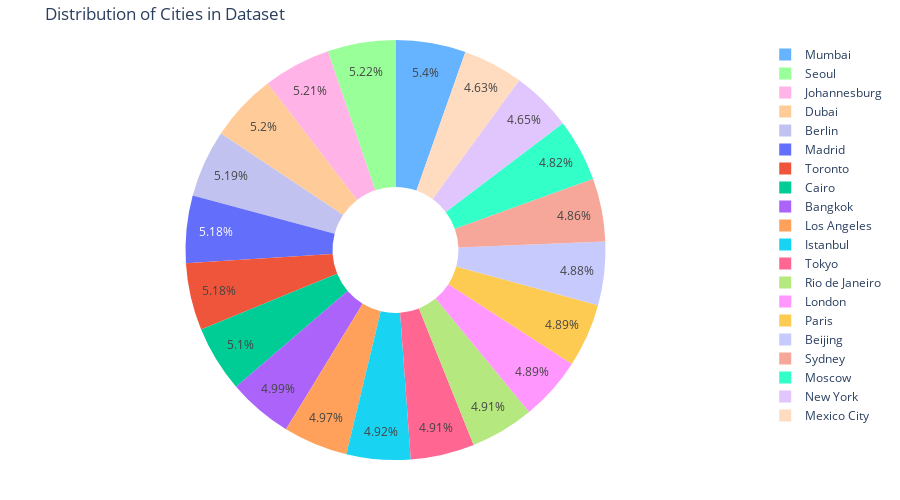

The notebook cell this image was saved under:
### Markdown cell above
#### Pie chart for cities

### Code cell
city_counts = df['City'].value_counts()

fig = go.Figure(data=[go.Pie(
    labels=city_counts.index,
    values=city_counts.values,
    hole=0.3,  # Thêm lỗ giữa (dạng donut)
    marker=dict(colors=['#66b3ff', '#99ff99', '#ffb3e6', '#ffcc99', '#c2c2f0'])
)])

fig.update_layout(
    title='Distribution of Cities in Dataset',
    template='plotly_white',
    height=500,
    margin=dict(t=40, b=40, l=40, r=40)
)

fig.show()

### Figure 1 — Plotly figure (JSON) as saved in the notebook; plotly's stock layout.template omitted (floating-point values rounded to 4 significant figures)
{"data": [{"hole": 0.3, "labels": ["Mumbai", "Seoul", "Johannesburg", "Dubai", "Berlin", "Madrid", "Toronto", "Cairo", "Bangkok", "Los Angeles", "Istanbul", "Tokyo", "Rio de Janeiro", "London", "Paris", "Beijing", "Sydney", "Moscow", "New York", "Mexico City"], "marker": {"colors": ["#66b3ff", "#99ff99", "#ffb3e6", "#ffcc99", "#c2c2f0"]}, "type": "pie", "values": [540, 522, 521, 520, 519, 518, 518, 510, 499, 497, 492, 491, 491, 489, 489, 488, 486, 482, 465, 463]}], "layout": {"height": 500, "margin": {"b": 40, "l": 40, "r": 40, "t": 40}, "title": {"text": "Distribution of Cities in Dataset"}}}
